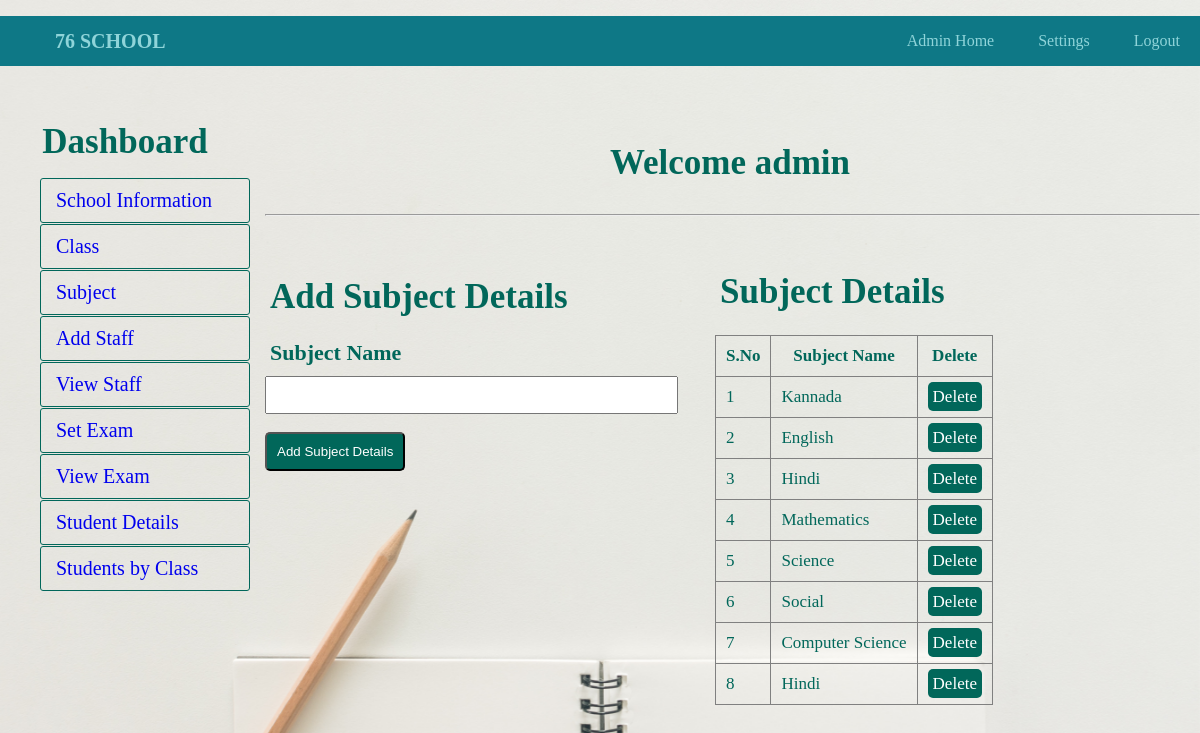
Page /add_sub.php (signed in) on the committed database.
### tables this page shows
CREATE TABLE `sub` (
  `SID` int(11) NOT NULL,
  `SNAME` varchar(150) NOT NULL
);

### add_sub.php (the view, shortened to what this page needs)
<?php
	include"database.php";
?>
<!DOCTYPE html>
<html>
	<head>
		<link rel="stylesheet" type="text/css" href="style.css">
	</head>
	<body>
				<?php include"navbar.php";?><br>
			<div id="section">
					<?php include"sidebar.php";?><br><br><br>
					<h3 class="text">Welcome <?php echo $_SESSION["ANAME"]; ?></h3><br><hr><br>
					<div class="content1">
						<h3 > Add Subject Details</h3><br>
						<form method="post" action="<?php echo $_SERVER["PHP_SELF"];?>">
						   <label>Subject Name</label><br>
						   <input type="text" name="sname" required class="input">
						   <br><br>
						   <button type="submit" class="btn" name="submit">Add Subject Details</button>
						</form>
					</div>
				<div class="tbox" >
					<h3 style="margin-top:30px;"> Subject Details</h3><br>
					<table border="1px" >
						<tr>
							<th>S.No</th>
							<th>Subject Name</th>
							<th>Delete</th>
						</tr>
						<?php
							$s="select * from sub";
							$res=$db->query($s);
							if($res->num_rows>0)
							{
								$i=0;
								while($r=$res->fetch_assoc())
								{
									$i++;
									echo "
										<tr>
										<td>{$i}</td>
										<td>{$r["SNAME"]}</td>
										<td><a href='sub_delete.php?id={$r["SID"]}' class='btnr'>Delete</a></td>
										</tr>
									";
								}
							}
							else
							{
								echo "No Record Found";
							}
						?>
					</table>
				</div>
			</div>
	</body>
</html>

### style.css (style rules this page uses)
body , html { margin: 0; padding: 0; background: url(2.jpg) no-repeat center center fixed; height: 100%; background-size: cover; background-position: center; font-family: sans-serif; font-family: "Josefin Sans"; }
a { text-decoration:none; }
h1,h2,h3,h4,h5,h6,label { color:#01675A; font-family:"Josefin Sans"; font-size: 35px; margin: 5px; }
.btn { border-radius:5px; padding:10px; background:#01675A; color:white; }
.btnr { border-radius:5px; padding:5px; background:#01675A; color:white; }
.input { height:30px; width:90%; padding:2px; margin-top:10px; }
label { font-weight:bold; font-family: "Josefin Sans"; color: #01675A; font-size: 22px; }
.content1 { margin-top:30px; }
.text { text-align:center; }
.content1 { margin-top:30px; height:auto; width:450px; float:left; }
.tbox { float:left; }
.tbox table { border-collapse:collapse; }
tr,td,th { padding:10px; color: #01675A; font-size: 17px; }
table { border-collapse:collapse; }

### rows in the picture
sub: SNAME "Kannada"
sub: SNAME "English"
sub: SNAME "Hindi"
sub: SNAME "Mathematics"
sub: SNAME "Science"
sub: SNAME "Social"
sub: SNAME "Computer Science"
sub: SNAME "Hindi"

### other values in the picture
$_SESSION["ANAME"] "admin"
